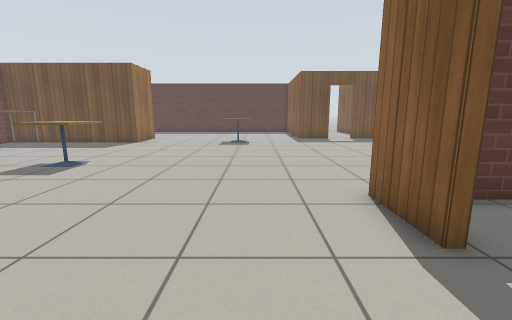
[1] (above)

21 first-person views from a walk through a robot-simulator world made for Gazebo. The camera is 0.9 m above the floor, tilts 10° down and sees 90° across. The floor is counted in squares, 0.5 m on a side. Each view is taken from the middle of a square. On the plan, view 1 faces up. The plan holds only what a view shows up to about 15 squares ahead; the rest is blank. Robots are left out. Gazebo's built-in surfaces are drawn with simple patterns.

[2]
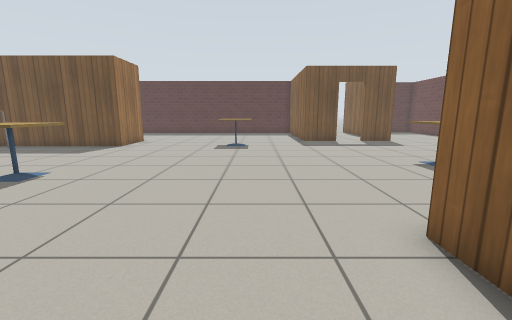

[3]
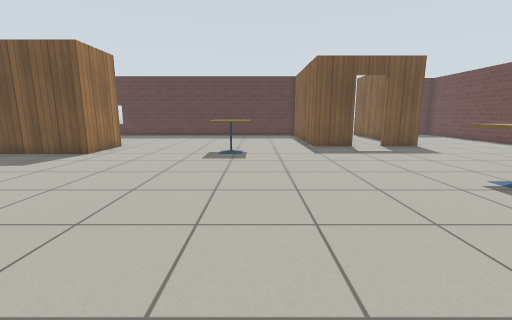

[4]
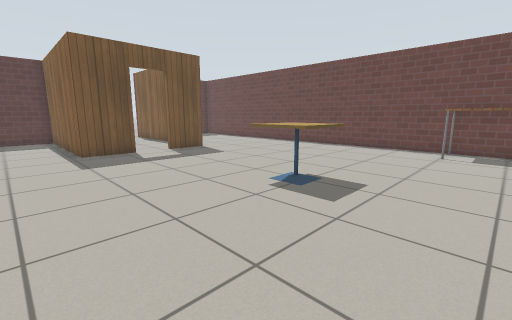

[5]
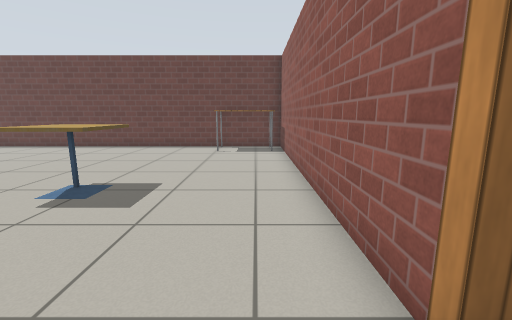

[6]
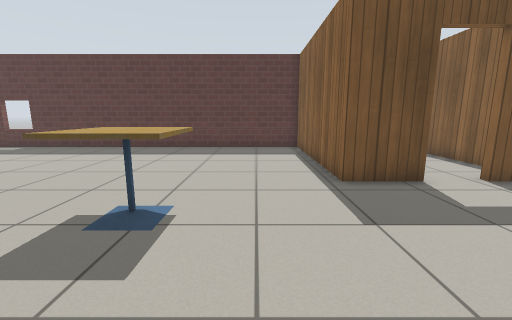

[7]
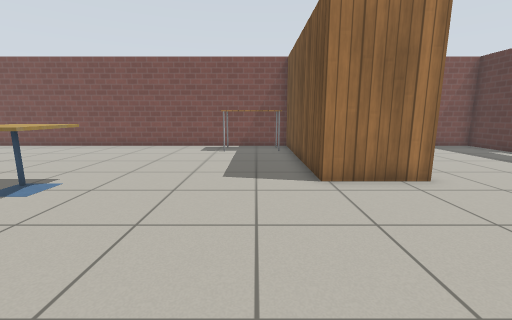

[8]
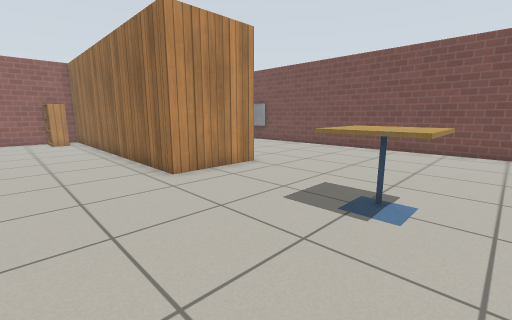

[9]
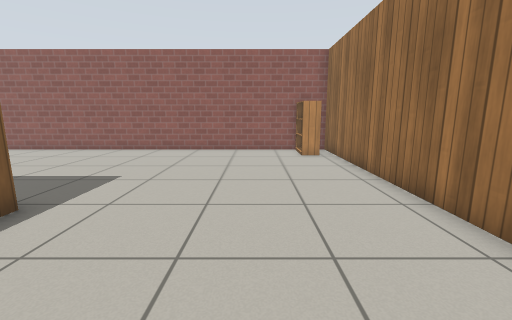

[10]
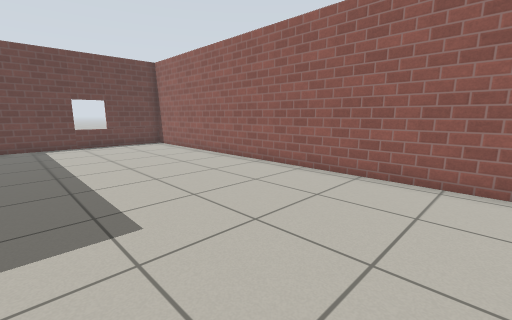

[11]
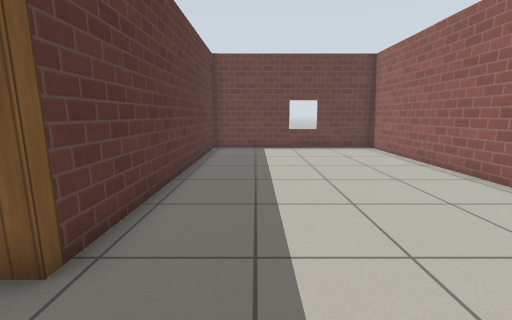

[12]
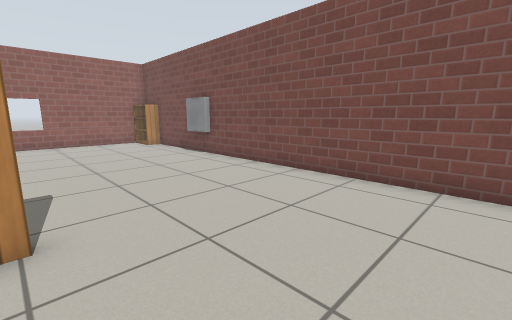

[13]
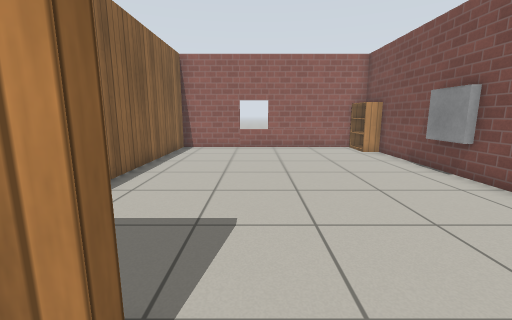

[14]
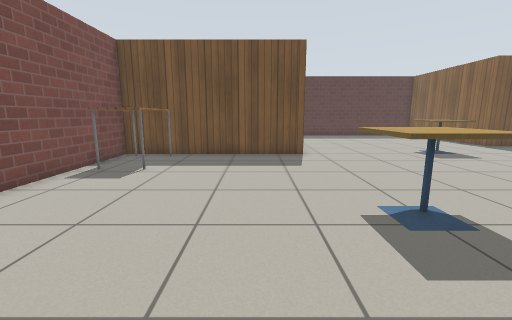

[15]
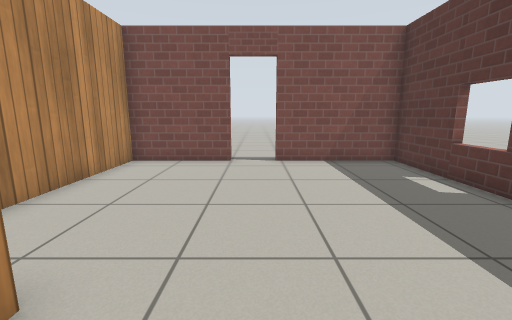

[16]
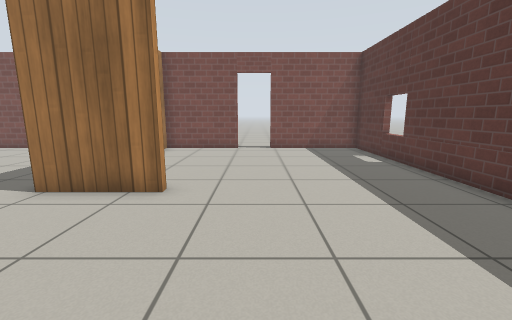

[17]
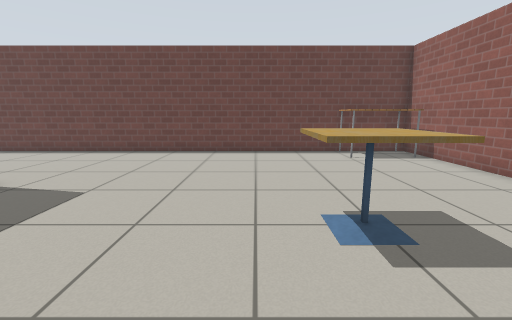

[18]
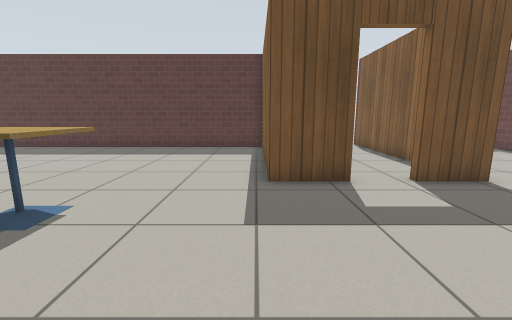

[19]
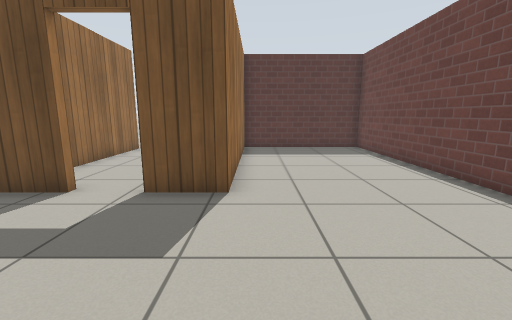

[20]
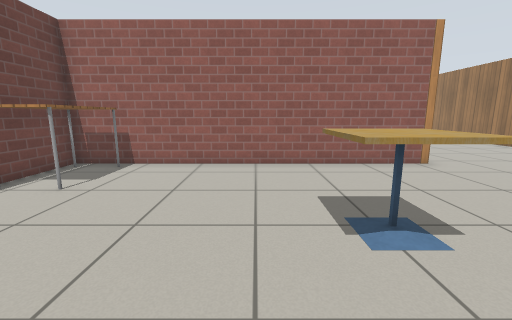

[21]
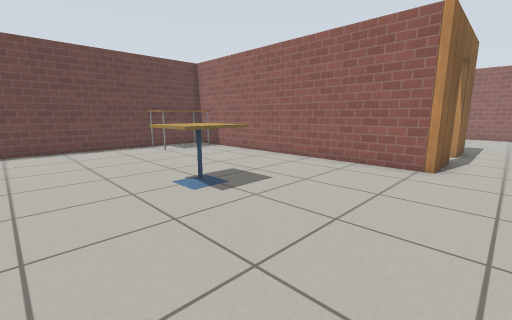

### Floor plan
Points are (right, up) in squares from view 1. A wall is a line through its corners. A room is listed if a view was taken in it or the views show most of it. See-through windows are left out.
Room 1 (views 1, 2, 3, 4, 5, 6, 7, 8, 9, 10, 11, 12, 13, 14, 15, 16, 17, 18, 19, 20, 21)
walls: (2.6, 3.1) (2.6, 5.6) (15.8, 5.6) (15.8, 28.5) (9.4, 28.5) (9.4, 19.8) (7.4, 19.8); (-9.1, 3.4) (-9.1, 3.8) (-5.6, 3.8) (-5.6, -9.4) (14.3, -9.4) (14.3, -0.7) (2.6, -0.7) (2.6, 1.5); (-7.8, 19.9) (-7.8, 16.8) (-16, 16.8) (-16, -9.4) (-5.9, -9.4) (-5.9, -1.9); (5.6, 19.8) (3.4, 19.8) (3.4, 27.5) (-16, 27.5) (-16, 22.8); (-16, 21.1) (-16, 17.1) (-10.6, 17.1)
ways out: open door at (-16, 21.5); open door at (3, 2.5); open door at (6.5, 20)
objects: bookshelf (-16, -9) to (-15, -8); window (-16, -3); table (-15, 13) to (-14, 16); cafe table (-8, 8) to (-6, 10); bookshelf (-5, -9) to (-4, -7); cafe table (-2, 16) to (0, 18); cafe table (6, 10) to (8, 12); table (14, 6) to (15, 9)

Where each view was taken, in squares from view 1:
view 1: 0 up, 0 right, facing up
view 2: 2 up, 0 right, facing up
view 3: 5 up, 0 right, facing up
view 4: 7 up, 1 right, facing up-right
view 5: 7 up, 1 right, facing right
view 6: 13 up, 1 right, facing up
view 7: 15 up, 1 left, facing left
view 8: 11 up, 2 left, facing down-left
view 9: 4 up, 2 left, facing down
view 10: 2 down, 2 left, facing down-right
view 11: 3 down, 0 right, facing right
view 12: 8 up, 9 left, facing down-left
view 13: 5 up, 10 left, facing down
view 14: 5 up, 10 left, facing up
view 15: 22 up, 6 left, facing left
view 16: 22 up, 2 left, facing left
view 17: 13 up, 3 right, facing right
view 18: 13 up, 3 right, facing up
view 19: 14 up, 10 right, facing up
view 20: 15 up, 9 right, facing down
view 21: 15 up, 1 right, facing down-right
